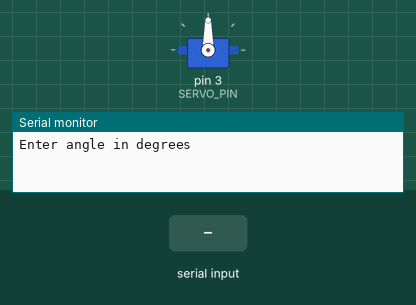
The sketch below on a simulated Arduino Uno, built with avr-gcc and run on an emulated ATmega328P. On the bench: servo, the last lines printed to the serial monitor. Inputs (shaded band) come from the test bench.

Above: at 1.2 s.
1.3 s: "30,150\n" received over Serial
At 2.6 s:
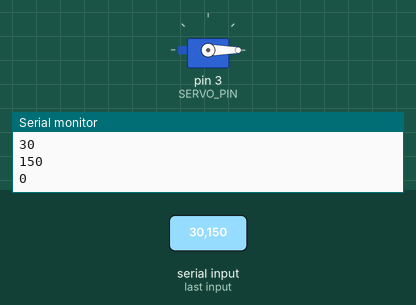
3.8 s: "90,45\n" received over Serial
At 4.6 s:
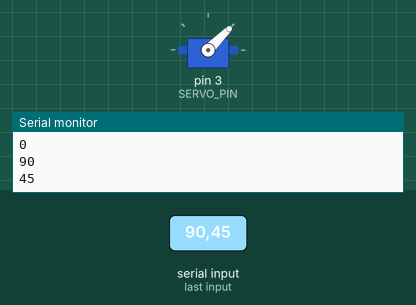
6.3 s: "200\n" received over Serial
At 6.8 s:
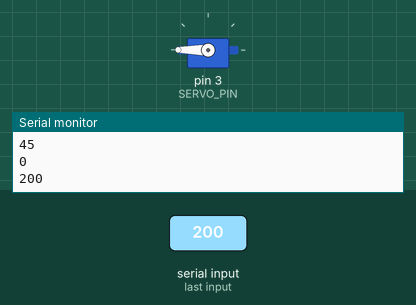
Timing chart, 0 to 9.3 s (numbered marks = the images above; inputs shaded):
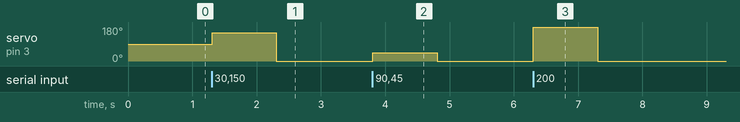

The sketch:

ServoMotor.ino
```cpp
#define SERVO_PIN 3
#include<Servo.h>
Servo myServo;

void setup() {
  // put your setup code here, to run once:
  Serial.begin(9600);
  myServo.attach(SERVO_PIN);
  Serial.println("Enter angle in degrees");
}

void loop() {
  // put your main code here, to run repeatedly:
  if (Serial.available()) {
    int number = Serial.parseInt();
    myServo.write(number);
    Serial.println(number);
  }
}
```

Measured:
- after the input at 1.3 s, servo on pin 3 (SERVO_PIN): 90° → 150° at once, → 0° 1.0 s later
- after the input at 3.8 s, servo on pin 3 (SERVO_PIN): 0° → 45° at once, → 0° 1.0 s later
- after the input at 6.3 s, servo on pin 3 (SERVO_PIN): 0° → 180° at once, → 0° 1.0 s later
